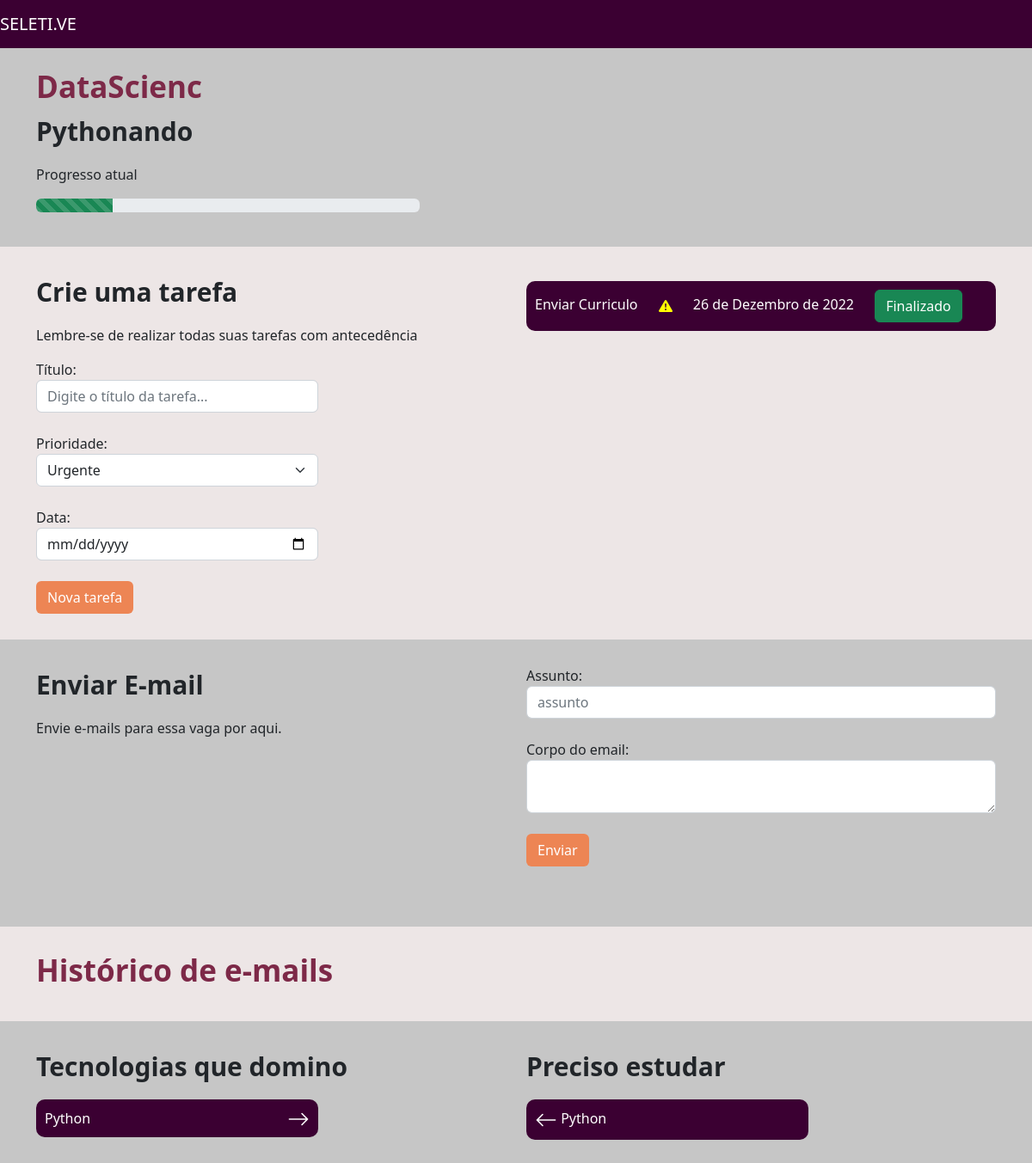
The app's page /vagas/vagas/4, older data.
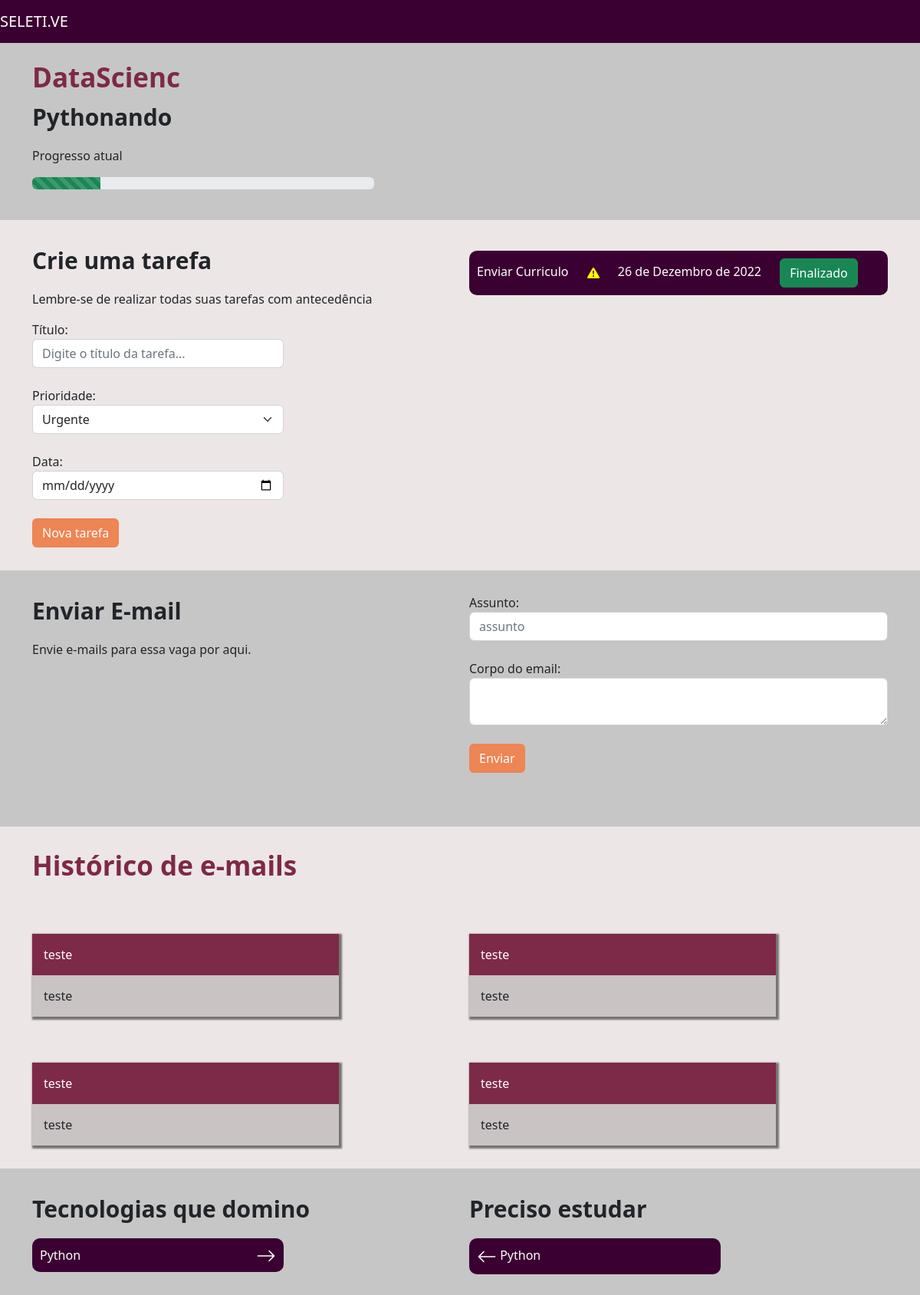
The same page, newer data.
### vagas/models.py (models this page shows, shortened)
class Tarefa(models.Model):
    choices_prioridades = (
        ('B', 'baixa'),
        ('A', 'alta'),
        ('U', 'urgente')
    )
    vaga = models.ForeignKey(Vagas, on_delete=models.CASCADE)
    titulo = models.CharField(max_length=30)
    prioridade = models.CharField(max_length=1,choices=choices_prioridades)
    data = models.DateField()
    realizada = models.BooleanField(default=False)
    def icon(self):
        if self.prioridade == "U":
            Clasee = 'prioridade-vermelho'
        elif self.prioridade == "A":
            Clasee = 'prioridade-amarelo'
        elif self.prioridade == "B":
            Clasee = 'prioridade-verde'
        icon = f'''<svg class="{Clasee}" xmlns="http://www.w3.org/2000/svg" width="16" height="16" fill="currentColor" class="bi bi-exclamation-triangle-fill" viewBox="0 0 16 16">
          <path d="M8.982 1.566a1.13 1.13 0 0 0-1.96 0L.165 13.233c-.457.778.091 1.767.98 1.767h13.713c.889 0 1.438-.99.98-1.767L8.982 1.566zM8 5c.535 0 .954.462.9.995l-.35 3.507a.552.552 0 0 1-1.1 0L7.1 5.995A.905.905 0 0 1 8 5zm.002 6a1 1 0 1 1 0 2 1 1 0 0 1 0-2z"/>
        </svg>'''
        return mark_safe(icon)

class Emails(models.Model):
    vaga = models.ForeignKey(Vagas, on_delete=models.DO_NOTHING)
    assunto = models.CharField(max_length=100)
    corpo = models.TextField()
    enviado = models.BooleanField()

### vagas/views.py (the view)
# urls.py: path('vagas/<int:id>', views.vaga, name="vaga"),
def vaga(request,id):
    vaga = get_object_or_404(Vagas, id=id)
    tarefas = Tarefa.objects.filter(vaga=vaga).filter(realizada=False)
    emails = Emails.objects.filter(vaga=vaga)
    return render(request, 'vaga.html', {'vaga': vaga, 'tarefas': tarefas, 'emails':emails})

### empresa/models.py (called while the page is built)
    def __str__(self):
        return self.nome

    def progresso(self):
        x = [((i+1)*20, j[0]) for i, j in enumerate(self.choices_status)]
        x = list(filter(lambda x: x[1] == self.status, x))[0] [0]
        return x

### vagas/templates/vaga.html (shortened to what the changed rows need)
{% extends 'base.html' %}
{% load static %}
{% block 'head' %}
    <link rel="stylesheet" href="{% static 'vaga/css/vaga.css' %}">
{% endblock %}
{% block 'body' %}
    <div class="bg2">
        <div class="container">
            <div class="row">
                <div class="col-md">
                        {% for tarefa in tarefas %}
                            <div class="li-tarefa">
                                <label>{{tarefa.titulo}}</label>
                                <label class="prioridade-bloco">
                                    {{tarefa.icon}}
                                </label>
                                <label class="prioridade-bloco">
                                    {{tarefa.data}}
                                </label>
                                <label class="prioridade-bloco">
                                    <a href="{% url 'realizar_tarefa' tarefa.id %}" class="btn btn-success">Finalizado</a>
                                </label>
                            </div>
                        {% endfor %}
                </div>
            </div>
        </div>
    </div>
    <div class="bg2">
        <div class="container">
            <div class="row">
                    {% for email in emails %}
                        <div class="col-md">
                            <div class="box-email">
                                <div class="header-email">
                                    {{email.assunto}}
                                </div>
                                <div class="body-email">
                                    {{email.corpo}}
                                </div>
                            </div>
                        </div>
                {% endfor %}
            </div>
        </div>
    </div>
{% endblock %}

Row changes from the older to the newer data that the page shows:
added Emails: assunto "teste", corpo "teste"
added Emails: assunto "teste", corpo "teste"
added Emails: assunto "teste", corpo "teste"
added Emails: assunto "teste", corpo "teste"
